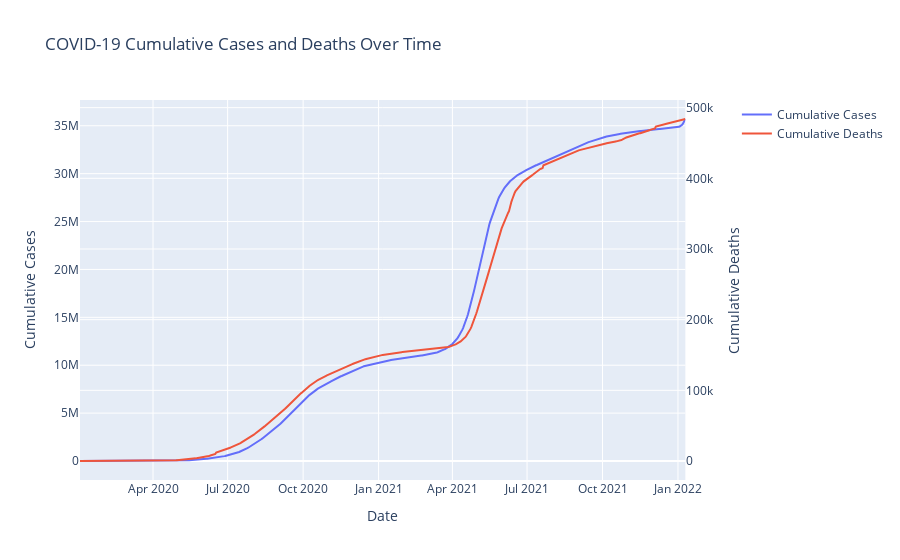

The notebook cell this image was saved under:
### Markdown cell above
# EDA(Exploratory Data Analysis) + Visualization

### Code cell
df = pd.read_csv('WHO-COVID-19-Dataset-Final.csv')

df['Date_reported'] = pd.to_datetime(df['Date_reported'])

fig = make_subplots(specs=[[{"secondary_y": True}]])

fig.add_trace(
    go.Scatter(x=df['Date_reported'], y=df['Cumulative_cases'], name="Cumulative Cases"),
    secondary_y=False,
)

fig.add_trace(
    go.Scatter(x=df['Date_reported'], y=df['Cumulative_deaths'], name="Cumulative Deaths"),
    secondary_y=True,
)

fig.update_xaxes(title_text="Date")

fig.update_yaxes(title_text="Cumulative Cases", secondary_y=False)
fig.update_yaxes(title_text="Cumulative Deaths", secondary_y=True)

fig.update_layout(title_text="COVID-19 Cumulative Cases and Deaths Over Time")

fig.show()

### Figure 1 — Plotly figure (JSON) as saved in the notebook; plotly's stock layout.template omitted (floating-point values rounded to 4 significant figures; data arrays with more than 128 entries replaced by an {"elided": "..."} marker saying what was removed)
{"data": [{"name": "Cumulative Cases", "type": "scatter", "x": {"elided": "739 str values"}, "xaxis": "x", "y": {"elided": "739 int values"}, "yaxis": "y"}, {"name": "Cumulative Deaths", "type": "scatter", "x": {"elided": "739 str values"}, "xaxis": "x", "y": {"elided": "739 int values"}, "yaxis": "y2"}], "layout": {"title": {"text": "COVID-19 Cumulative Cases and Deaths Over Time"}, "xaxis": {"anchor": "y", "domain": [0, 0.94], "title": {"text": "Date"}}, "yaxis": {"anchor": "x", "domain": [0, 1], "title": {"text": "Cumulative Cases"}}, "yaxis2": {"anchor": "x", "overlaying": "y", "side": "right", "title": {"text": "Cumulative Deaths"}}}}
